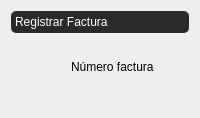
               <widget class="QWidget" name="page_cuatro">
                <layout class="QHBoxLayout" name="horizontalLayout_6">
                 <item>
                  <widget class="QToolBox" name="toolBox_4">
                   <property name="enabled">
                    <bool>true</bool>
                   </property>
                   <property name="autoFillBackground">
                    <bool>false</bool>
                   </property>
                   <property name="styleSheet">
                    <string notr="true">QToolBox::tab {
	background-color:  rgb(253, 218, 36);
	border-radius: 5px;
	color: rgb(0,0,0);
	font: 75 8pt &quot;Ms Shell Dlg 2&quot;;
}

QToolBox::tab:selected {
	background-color: rgb(44, 42, 41);
	font: 75 12pt &quot;MS Shell Dlg 2&quot;;
	color: rgb(255,255,255);
}
</string>
                   </property>
                   <property name="currentIndex">
                    <number>0</number>
                   </property>
                   <widget class="QWidget" name="f_registro">
                    <property name="geometry">
                     <rect>
                      <x>0</x>
                      <y>0</y>
                      <width>983</width>
                      <height>620</height>
                     </rect>
                    </property>
                    <attribute name="label">
                     <string>Registrar Factura</string>
                    </attribute>
                    <widget class="QLabel" name="label_33">
                     <property name="geometry">
                      <rect>
                       <x>60</x>
                       <y>20</y>
                       <width>151</width>
                       <height>16</height>
                      </rect>
                     </property>
                     <property name="text">
                      <string>Número factura</string>
                     </property>
                    </widget>
                    <widget class="QLineEdit" name="le_numerofactura_F">
                     <property name="enabled">
                      <bool>false</bool>
                     </property>
                     <property name="geometry">
                      <rect>
                       <x>220</x>
                       <y>20</y>
                       <width>161</width>
                       <height>20</height>
                      </rect>
                     </property>
                     <property name="styleSheet">
                      <string notr="true"/>
                     </property>
                     <property name="text">
                      <string/>
                     </property>
                    </widget>
                    <widget class="QLabel" name="label_34">
                     <property name="geometry">
                      <rect>
                       <x>460</x>
                       <y>10</y>
                       <width>151</width>
                       <height>31</height>
                      </rect>
                     </property>
                     <property name="text">
                      <string>Forma de pago</string>
                     </property>
                    </widget>
                    <widget class="QLabel" name="label_35">
                     <property name="geometry">
                      <rect>
                       <x>60</x>
                       <y>70</y>
                       <width>151</width>
                       <height>16</height>
                      </rect>
                     </property>
                     <property name="text">
                      <string>Documento Cliente</string>
                     </property>
                    </widget>
                    <widget class="QLabel" name="label_37">
                     <property name="geometry">
                      <rect>
                       <x>460</x>
                       <y>70</y>
                       <width>151</width>
                       <height>16</height>
                      </rect>
                     </property>
                     <property name="text">
                      <string>Fecha </string>
                     </property>
                    </widget>
                    <widget class="QLabel" name="label_38">
                     <property name="geometry">
                      <rect>
                       <x>60</x>
                       <y>130</y>
                       <width>151</width>
                       <height>16</height>
                      </rect>
                     </property>
                     <property name="text">
                      <string>Vendedor</string>
                     </property>
                    </widget>
                    <widget class="QLabel" name="label_39">
                     <property name="geometry">
                      <rect>
                       <x>60</x>
                       <y>220</y>
                       <width>151</width>
                       <height>16</height>
                      </rect>
                     </property>
                     <property name="text">
                      <string>Id artículo</string>
                     </property>
                    </widget>
                    <widget class="QLabel" name="label_40">
                     <property name="geometry">
                      <rect>
                       <x>540</x>
                       <y>220</y>
                       <width>151</width>
                       <height>16</height>
                      </rect>
                     </property>
                     <property name="text">
                      <string>Stock</string>
                     </property>
                    </widget>
                    <widget class="QLabel" name="label_41">
                     <property name="geometry">
                      <rect>
                       <x>760</x>
                       <y>220</y>
                       <width>111</width>
                       <height>16</height>
                      </rect>
                     </property>
                     <property name="text">
                      <string>Precio unidad</string>
                     </property>
                    </widget>
                    <widget class="QLabel" name="label_42">
                     <property name="geometry">
                      <rect>
                       <x>240</x>
                       <y>280</y>
                       <width>151</width>
                       <height>16</height>
                      </rect>
                     </property>
                     <property name="text">
                      <string>Cantidad</string>
                     </property>
                    </widget>
                    <widget class="QLabel" name="label_44">
                     <property name="geometry">
                      <rect>
                       <x>530</x>
                       <y>280</y>
                       <width>151</width>
                       <height>16</height>
                      </rect>
                     </property>
                     <property name="text">
                      <string>Precio total artículos</string>
                     </property>
                    </widget>
                    <widget class="QLabel" name="label_45">
                     <property name="geometry">
                      <rect>
                       <x>760</x>
                       <y>570</y>
                       <width>151</width>
                       <height>16</height>
                      </rect>
                     </property>
                     <property name="text">
                      <string>IVA </string>
                     </property>
                    </widget>
                    <widget class="QLabel" name="label_46">
                     <property name="geometry">
                      <rect>
                       <x>690</x>
                       <y>600</y>
                       <width>151</width>
                       <height>16</height>
                      </rect>
                     </property>
                     <property name="text">
                      <string>Total Factura</string>
                     </property>
                    </widget>
                    <widget class="QLabel" name="label_47">
                     <property name="geometry">
                      <rect>
                       <x>240</x>
                       <y>220</y>
                       <width>151</width>
                       <height>16</height>
                      </rect>
                     </property>
                     <property name="text">
                      <string>Artículo</string>
                     </property>
                    </widget>
                    <widget class="QLineEdit" name="le_vendedor_F">
                     <property name="enabled">
                      <bool>true</bool>
                     </property>
                     <property name="geometry">
                      <rect>
                       <x>220</x>
                       <y>130</y>
                       <width>161</width>
                       <height>20</height>
                      </rect>
                     </property>
                     <property name="styleSheet">
                      <string notr="true"/>
                     </property>
                     <property name="text">
                      <string/>
                     </property>
                     <property name="readOnly">
                      <bool>false</bool>
                     </property>
                    </widget>
                    <widget class="QLineEdit" name="le_stock_F">
                     <property name="enabled">
                      <bool>false</bool>
                     </property>
                     <property name="geometry">
                      <rect>
                       <x>630</x>
                       <y>220</y>
                       <width>121</width>
                       <height>20</height>
                      </rect>
                     </property>
                     <property name="styleSheet">
                      <string notr="true"/>
                     </property>
                     <property name="text">
                      <string/>
                     </property>
                    </widget>
                    <widget class="QLineEdit" name="le_totalarticulosF">
                     <property name="enabled">
                      <bool>false</bool>
                     </property>
                     <property name="geometry">
                      <rect>
                       <x>730</x>
                       <y>280</y>
                       <width>111</width>
                       <height>20</height>
                      </rect>
                     </property>
                     <property name="styleSheet">
                      <string notr="true"/>
                     </property>
                     <property name="text">
                      <string/>
                     </property>
                    </widget>
                    <widget class="QLineEdit" name="le_preciounidad_F">
                     <property name="enabled">
                      <bool>false</bool>
                     </property>
                     <property name="geometry">
                      <rect>
                       <x>890</x>
                       <y>220</y>
                       <width>101</width>
                       <height>20</height>
                      </rect>
                     </property>
                     <property name="styleSheet">
                      <string notr="true"/>
                     </property>
                     <property name="text">
                      <string/>
                     </property>
                    </widget>
                    <widget class="QLineEdit" name="le_articulo_F">
                     <property name="enabled">
                      <bool>false</bool>
                     </property>
                     <property name="geometry">
                      <rect>
                       <x>330</x>
                       <y>220</y>
                       <width>151</width>
                       <height>20</height>
                      </rect>
                     </property>
                     <property name="styleSheet">
                      <string notr="true"/>
                     </property>
                     <property name="text">
                      <string/>
                     </property>
                    </widget>
                    <widget class="QLineEdit" name="le_cantidad_F">
                     <property name="enabled">
                      <bool>false</bool>
                     </property>
                     <property name="geometry">
                      <rect>
                       <x>330</x>
                       <y>280</y>
                       <width>141</width>
                       <height>20</height>
                      </rect>
                     </property>
                     <property name="styleSheet">
                      <string notr="true"/>
                     </property>
                     <property name="text">
                      <string/>
                     </property>
                    </widget>
                    <widget class="QLineEdit" name="le_totalfactura_F">
                     <property name="enabled">
                      <bool>false</bool>
                     </property>
                     <property name="geometry">
                      <rect>
                       <x>820</x>
                       <y>600</y>
                       <width>171</width>
                       <height>20</height>
                      </rect>
                     </property>
                     <property name="styleSheet">
                      <string notr="true"/>
                     </property>
                     <property name="text">
                      <string/>
                     </property>
                    </widget>
                    <widget class="QLineEdit" name="le_iva_F">
                     <property name="enabled">
                      <bool>false</bool>
                     </property>
                     <property name="geometry">
                      <rect>
                       <x>820</x>
                       <y>570</y>
                       <width>171</width>
                       <height>20</height>
                      </rect>
                     </property>
                     <property name="styleSheet">
                      <string notr="true"/>
                     </property>
                     <property name="text">
                      <string/>
                     </property>
                    </widget>
                    <widget class="QDateEdit" name="de_fecha_F">
                     <property name="enabled">
                      <bool>false</bool>
                     </property>
                     <property name="geometry">
                      <rect>
                       <x>630</x>
                       <y>70</y>
                       <width>141</width>
                       <height>22</height>
                      </rect>
                     </property>
                     <property name="styleSheet">
                      <string notr="true">background-color: rgb(255, 255, 255);</string>
                     </property>
                     <property name="dateTime">
                      <datetime>
                       <hour>0</hour>
                       <minute>0</minute>
                       <second>0</second>
                       <year>2022</year>
                       <month>5</month>
                       <day>24</day>
                      </datetime>
                     </property>
                    </widget>
                    <widget class="QComboBox" name="cb_formaPago_F">
                     <property name="geometry">
                      <rect>
                       <x>630</x>
                       <y>20</y>
                       <width>141</width>
                       <height>21</height>
                      </rect>
                     </property>
                     <property name="styleSheet">
                      <string notr="true">background-color: rgb(255, 255, 255);</string>
                     </property>
                     <item>
                      <property name="text">
                       <string>Efectivo</string>
                      </property>
                     </item>
                     <item>
                      <property name="text">
                       <string>Transacción</string>
                      </property>
                     </item>
                     <item>
                      <property name="text">
                       <string>Tarjeta de credito</string>
                      </property>
                     </item>
                     <item>
                      <property name="text">
                       <string>Tarjeta debito</string>
                      </property>
                     </item>
                    </widget>
                    <widget class="QPushButton" name="bt_registrartotal_F">
                     <property name="enabled">
                      <bool>false</bool>
                     </property>
                     <property name="geometry">
                      <rect>
                       <x>440</x>
                       <y>562</y>
                       <width>131</width>
                       <height>41</height>
                      </rect>
                     </property>
                     <property name="text">
                      <string>Registrar Total</string>
                     </property>
                    </widget>
                    <widget class="QPushButton" name="bt_registrardetalle_F">
                     <property name="enabled">
                      <bool>false</bool>
                     </property>
                     <property name="geometry">
                      <rect>
                       <x>240</x>
                       <y>562</y>
                       <width>141</width>
                       <height>41</height>
                      </rect>
                     </property>
                     <property name="text">
                      <string>Registrar detalle</string>
                     </property>
                    </widget>
                    <widget class="QTableWidget" name="table_FR">
                     <property name="enabled">
                      <bool>true</bool>
                     </property>
                     <property name="geometry">
                      <rect>
                       <x>240</x>
                       <y>350</y>
                       <width>631</width>
                       <height>181</height>
                      </rect>
                     </property>
                     <property name="styleSheet">
                      <string notr="true">background-color:rgb(244, 244, 244);</string>
                     </property>
                     <column>
                      <property name="text">
                       <string>Numero Factura</string>
                      </property>
                     </column>
                     <column>
                      <property name="text">
                       <string>Descripción</string>
                      </property>
                     </column>
                     <column>
                      <property name="text">
                       <string>Cantidad</string>
                      </property>
                     </column>
                     <column>
                      <property name="text">
                       <string>Total</string>
                      </property>
                     </column>
                    </widget>
                    <widget class="QPushButton" name="bt_registrarfactura_F">
                     <property name="geometry">
                      <rect>
                       <x>830</x>
                       <y>32</y>
                       <width>141</width>
                       <height>31</height>
                      </rect>
                     </property>
                     <property name="text">
                      <string>Registrar factura</string>
                     </property>
                    </widget>
                    <widget class="QComboBox" name="cb_idArticulo_F">
                     <property name="enabled">
                      <bool>false</bool>
                     </property>
                     <property name="geometry">
                      <rect>
                       <x>150</x>
                       <y>220</y>
                       <width>61</width>
                       <height>21</height>
                      </rect>
                     </property>
                     <property name="styleSheet">
                      <string notr="true">background-color: rgb(255, 255, 255);</string>
                     </property>
                    </widget>
                    <widget class="QComboBox" name="cb_numdocCliente_F">
                     <property name="geometry">
                      <rect>
                       <x>220</x>
                       <y>70</y>
                       <width>161</width>
                       <height>21</height>
                      </rect>
                     </property>
                     <property name="styleSheet">
                      <string notr="true">background-color: rgb(255, 255, 255);</string>
                     </property>
                    </widget>
                   </widget>
                  </widget>
                 </item>
                </layout>
               </widget>
